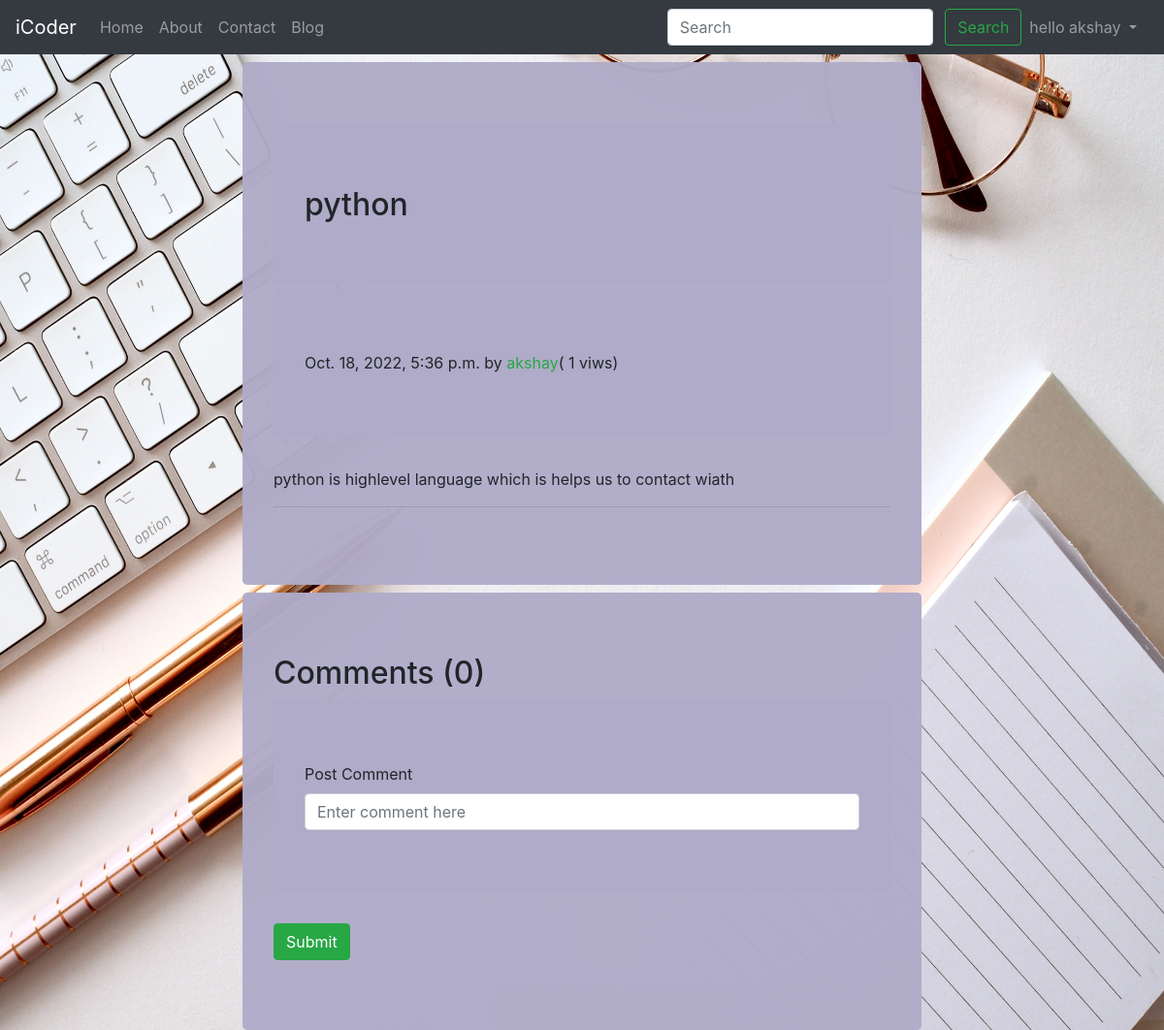
The page /blog/akshaysharma (signed in) on the database its author committed.
### blog/models.py (models this page shows, shortened)
class Post(models.Model):
    sno = models.AutoField(primary_key=True)
    title = models.CharField(max_length=255)
    content = RichTextField(blank=True,null=True)
    author = models.CharField(max_length=100)
    slug = models.CharField(max_length=50)
    views = models.IntegerField(default=0)
    timeStamp = models.DateTimeField(default=now)

### blog/views.py (the view)
# urls.py: path('<str:slug>',views.blogPost, name='blogPost'),
def blogPost(request,slug):
    post = Post.objects.filter(slug=slug).first()
    post.views = post.views + 1
    post.save()
    comments = BlogComment.objects.filter(post=post, parent=None)
    replies = BlogComment.objects.filter(post=post).exclude(parent=None)
    replyDict = {}
    for reply in replies:
        if reply.parent.sno not in replyDict.keys():
            replyDict[reply.parent.sno]=[reply]
        else:
            replyDict[reply.parent.sno].append(reply)
    context = {'post':post,'comments':comments ,'user':request.user,'replyDict':replyDict}
    return render(request,'blog/blogPost.html',context)

### templates/blog/blogPost.html (shortened to what this page needs)
{% extends 'base.html' %}
{% block body %}
{% load humanize %}
{% load extras %}
<div class="jumbotron container my-2 col-md-7"style="background-color:#b0acc9f7" >
  <h2 class="jumbotron blog-post-title mb-1"style="background-color:#b0acc9f7" >{{post.title}}</h2>
  <p class="jumbotron blog-post-meta "style="background-color:#b0acc9f7" >{{post.timeStamp}} by <a class="text-success" href="/about">{{post.author}}</a>(<span> {{post.views}} viws</span>)</p>
  <p>{{post.content|safe}}</p>
  <hr>
</div>
<div class="jumbotron container my-0 col-md-7"style="background-color:#b0acc9f7" >
  <h2>Comments ({{comments.count}})</h2>
  <div class="my-2">
    {% if user.is_authenticated %}
    <form action="/blog/postComment" method="post">
      <div class="jumbotron form-group"style="background-color:#b0acc9f7" >
          <label for="exampleInputEmail1">Post Comment </label>
          <input type="text" class="form-control" name="comment" placeholder="Enter comment here">
      </div>
      <button type="submit" class="btn btn-success">Submit</button>
  </form>
    {% else %}
    <p>Plese login to post a comment</p>
    {% endif %}
  </div>
</div>
{% endblock body %}

### templates/base.html (shortened to what this page needs)
<!doctype html>
<html lang="en">
<head>
  <link rel="stylesheet" href="https://stackpath.bootstrapcdn.com/bootstrap/4.5.2/css/bootstrap.min.css"
>
</head>
<body>
  <nav class="navbar navbar-expand-lg navbar-dark bg-dark">
    <a class="navbar-brand" href="/">iCoder</a>
    <div class="collapse navbar-collapse" id="navbarSupportedContent">
      <ul class="navbar-nav mr-auto">
        <li class="nav-item {% block homeactive %} {% endblock homeactive %}">
          <a class="nav-link" href="/">Home <span class="sr-only">(current)</span></a>
        </li>
        <li class="nav-item {% block aboutactive %} {% endblock aboutactive %}">
          <a class="nav-link" href="/about">About</a>
        </li>
        <li class="nav-item {% block contactactive %} {% endblock contactactive %}">
          <a class="nav-link" href="/contact">Contact</a>
        </li>
        <li class="nav-item {% block blogactive %} {% endblock blogactive %}">
          <a class="nav-link" href="/blog">Blog</a>
        </li>
      </ul>
      <div class='ml-auto form-inline'>
      <form method='get' action='/search' class=" my-2 my-lg-0">
        <input class="form-control mr-sm-2" type="search" placeholder="Search" aria-label="Search" name="query"
          id="query">
        <button class="btn btn-outline-success my-2 my-sm-0" type="submit">Search</button>
      </form>
      {% if user.is_authenticated %}
      <ul class="navbar-nav mr-1 ">
        <li class="nav-item dropdown ">
          <a class="nav-link dropdown-toggle " href="#" id="navbarDropdown" role="button " data-toggle="dropdown" aria-haspopup="true" aria-expanded="false">
            hello {{request.user}}
          </a>
        </li>
      </ul>
        {% endif %}
      </div>
    </div>
  </nav>
  {% block body %} {% endblock body %}
</body>
</html>

### templates/base.html (style rules this page uses)
body { background-image: url("/static/img/blog3.jpg"); background-repeat: no-repeat; background-attachment: fixed; background-size: 100% 100%; }

### rows shown on the page
Post: title "python", timeStamp "Oct. 18, 2022, 5:36 p.m.", author "akshay", views "1", content "python is highlevel language which is helps us to contact wiath"

### other values the page prints
{{ request.user }} "akshay"
{{ comments.count }} "0"
